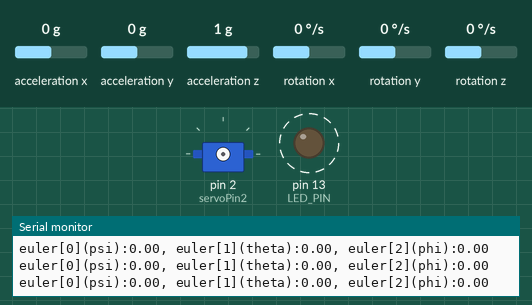
Bench run of a sketch on a simulated Arduino Uno, built with avr-gcc and run on an emulated ATmega328P. On the bench: servo, output pins drawn as LEDs (lit = HIGH), the last lines printed to the serial monitor. Dashed ring = blinking. The inputs (shaded band) are chosen by the test bench; at power-on: acceleration x 0 g, acceleration y 0 g, acceleration z 1 g, rotation x 0 °/s, rotation y 0 °/s, rotation z 0 °/s. The sensor or clock chip raises its interrupt line as the real part does.

Above: at 7.7 s.
7.8 s: acceleration x set to -0.2 g
10.8 s: acceleration x set to -0.5 g
At 11.7 s:
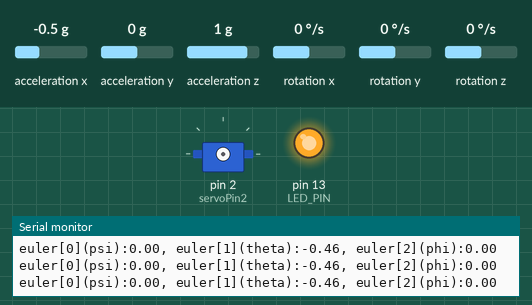
12.3 s: acceleration x set to 0 g
At 15.2 s:
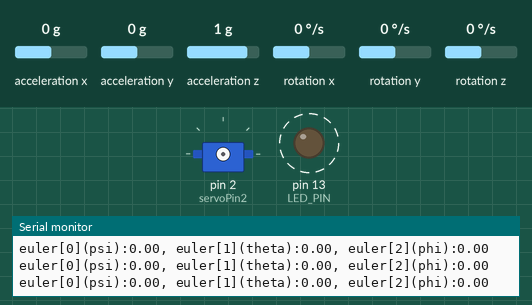
15.3 s: acceleration x set to -1.4 g
At 16.3 s:
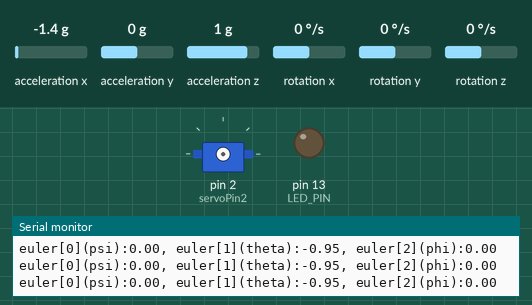
Timing chart, 0 to 17.8 s (numbered marks = the images above; inputs shaded):
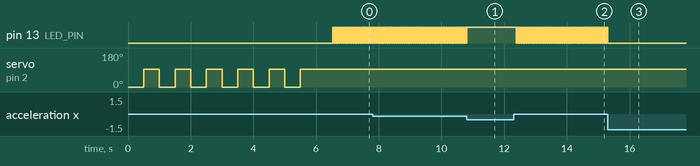

Measured:
- the behaviour switches between -0.3 and -0.4 g on acceleration x (found by bisection; images 0 and 1)
- after the input at 10.8 s, pin 13 (LED_PIN): goes on until 10.8 s, then stays HIGH
- after the input at 12.3 s, pin 13 (LED_PIN): alternates HIGH for 0.01 s and LOW for 0.01 s, starting after 0.08 s
- after the input at 15.3 s, pin 13 (LED_PIN): goes on until 15.3 s, then stays LOW
- by itself, pin 13 (LED_PIN): alternates HIGH for 0.01 s and LOW for 0.01 s

The sketch:

MPU6050.ino
```cpp
// I2C device class (I2Cdev) demonstration Arduino sketch for MPU6050 class using DMP (MotionApps v2.0)
// 6/21/2012 by Jeff Rowberg <jeff@rowberg.net>
// Updates should (hopefully) always be available at https://github.com/jrowberg/i2cdevlib

// I2Cdev and MPU6050 must be installed as libraries, or else the .cpp/.h files
// for both classes must be in the include path of your project
#include "I2Cdev.h"
#include <Servo.h>
#include <stdio.h>
#include "MPU6050_6Axis_MotionApps20.h"
//#include "MPU6050.h" // not necessary if using MotionApps include file

// Arduino Wire library is required if I2Cdev I2CDEV_ARDUINO_WIRE implementation
// is used in I2Cdev.h
#if I2CDEV_IMPLEMENTATION == I2CDEV_ARDUINO_WIRE
#include "Wire.h"
#endif

// class default I2C address is 0x68
// specific I2C addresses may be passed as a parameter here
// AD0 low = 0x68 (default for SparkFun breakout and InvenSense evaluation board)
// AD0 high = 0x69
MPU6050 mpu;
//MPU6050 mpu(0x69); // <-- use for AD0 high

/* =========================================================================
 NOTE: In addition to connection 3.3v, GND, SDA, and SCL, this sketch
 depends on the MPU-6050's INT pin being connected to the Arduino's
 external interrupt #0 pin. On the Arduino Uno and Mega 2560, this is
 digital I/O pin 2.
 * ========================================================================= */

// uncomment "OUTPUT_READABLE_QUATERNION" if you want to see the actual
// quaternion components in a [w, x, y, z] format (not best for parsing
// on a remote host such as Processing or something though)
//#define OUTPUT_READABLE_QUATERNION
// uncomment "OUTPUT_READABLE_EULER" if you want to see Euler angles
// (in degrees) calculated from the quaternions coming from the FIFO.
// Note that Euler angles suffer from gimbal lock (for more info, see
// http://en.wikipedia.org/wiki/Gimbal_lock)
#define OUTPUT_READABLE_EULER

// uncomment "OUTPUT_READABLE_YAWPITCHROLL" if you want to see the yaw/
// pitch/roll angles (in degrees) calculated from the quaternions coming
// from the FIFO. Note this also requires gravity vector calculations.
// Also note that yaw/pitch/roll angles suffer from gimbal lock (for
// more info, see: http://en.wikipedia.org/wiki/Gimbal_lock)
//#define OUTPUT_READABLE_YAWPITCHROLL

// uncomment "OUTPUT_READABLE_REALACCEL" if you want to see acceleration
// components with gravity removed. This acceleration reference frame is
// not compensated for orientation, so +X is always +X according to the
// sensor, just without the effects of gravity. If you want acceleration
// compensated for orientation, us OUTPUT_READABLE_WORLDACCEL instead.
//#define OUTPUT_READABLE_REALACCEL

// uncomment "OUTPUT_READABLE_WORLDACCEL" if you want to see acceleration
// components with gravity removed and adjusted for the world frame of
// reference (yaw is relative to initial orientation, since no magnetometer
// is present in this case). Could be quite handy in some cases.
//#define OUTPUT_READABLE_WORLDACCEL

// uncomment "OUTPUT_TEAPOT" if you want output that matches the
// format used for the InvenSense teapot demo
//#define OUTPUT_TEAPOT

#define LED_PIN 13 // (Arduino is 13, Teensy is 11, Teensy++ is 6)
bool blinkState = false;

// MPU control/status vars
bool dmpReady = false;  // set true if DMP init was successful
uint8_t mpuIntStatus;   // holds actual interrupt status byte from MPU
uint8_t devStatus; // return status after each device operation (0 = success, !0 = error)
uint16_t packetSize;    // expected DMP packet size (default is 42 bytes)
uint16_t fifoCount;     // count of all bytes currently in FIFO
uint8_t fifoBuffer[64]; // FIFO storage buffer

// orientation/motion vars
Quaternion quaternion;           // [w, x, y, z]         quaternion container
VectorInt16 gyro;       //gyro sensor measurements
VectorInt16 aa;         // [x, y, z]            accel sensor measurements
VectorInt16 aaReal; // [x, y, z]            gravity-free accel sensor measurements
VectorInt16 aaWorld; // [x, y, z]            world-frame accel sensor measurements
VectorFloat gravity;    // [x, y, z]            gravity vector
float euler[3];         // [psi, theta, phi]    Euler angle container
float ypr[3]; // [yaw, pitch, roll]   yaw/pitch/roll container and gravity vector

// packet structure for InvenSense teapot demo
uint8_t teapotPacket[14] = { '$', 0x02, 0, 0, 0, 0, 0, 0, 0, 0, 0x00, 0x00,
    '\r', '\n' };

// ================================================================
// ===               INTERRUPT DETECTION ROUTINE                ===
// ================================================================

volatile bool mpuInterrupt = false; // indicates whether MPU interrupt pin has gone high
void dmpDataReady() {
  mpuInterrupt = true;
}

// ================================================================
// ===                      INITIAL SETUP                       ===
// ================================================================
byte servoPin2 = 2;
byte servoPin3 = 3;
byte servoPin4 = 4;
byte servoPin5 = 5;
byte servoPin6 = 6;
byte servoPin7 = 7;
Servo servoLeft;
Servo servoRight;
// F/B ~front/back    H/V ~Horizontal/Vertical
Servo servoFH;
Servo servoBH;
Servo servoFV;
Servo servoBV;

void setup() {

  setupServo(servoLeft, servoPin2);
  setupServo(servoRight, servoPin3);
  setupServo(servoFH, servoPin4);
  setupServo(servoBH, servoPin5);
  setupServo(servoFV, servoPin6);
  setupServo(servoBV, servoPin7);

  // join I2C bus (I2Cdev library doesn't do this automatically)
#if I2CDEV_IMPLEMENTATION == I2CDEV_ARDUINO_WIRE
  Wire.begin();
  TWBR = 24; // 400kHz I2C clock (200kHz if CPU is 8MHz)
#elif I2CDEV_IMPLEMENTATION == I2CDEV_BUILTIN_FASTWIRE
      Fastwire::setup(400, true);
#endif

  // initialize serial communication
  // (115200 chosen because it is required for Teapot Demo output, but it's
  // really up to you depending on your project)
  Serial.begin(115200);
  while (!Serial)
    ; // wait for Leonardo enumeration, others continue immediately

  // NOTE: 8MHz or slower host processors, like the Teensy @ 3.3v or Ardunio
  // Pro Mini running at 3.3v, cannot handle this baud rate reliably due to
  // the baud timing being too misaligned with processor ticks. You must use
  // 38400 or slower in these cases, or use some kind of external separate
  // crystal solution for the UART timer.

  // initialize device
  Serial.println(F("Initializing I2C devices..."));
  mpu.initialize();

  // verify connection
  Serial.println(F("Testing device connections..."));
  Serial.println(
      mpu.testConnection() ?
          F("MPU6050 connection successful") :
          F("MPU6050 connection failed"));

  // wait for ready
  Serial.println(
      F("\nSend any character to begin DMP programming and demo: "));
//    while (Serial.available() && Serial.read()); // empty buffer
//    while (!Serial.available());                 // wait for data
//    while (Serial.available() && Serial.read()); // empty buffer again

  // load and configure the DMP
  Serial.println(F("Initializing DMP..."));
  devStatus = mpu.dmpInitialize();

  // supply your own gyro offsets here, scaled for min sensitivity
  mpu.setXGyroOffset(220);
  mpu.setYGyroOffset(76);
  mpu.setZGyroOffset(-85);
  mpu.setZAccelOffset(1788); // 1688 factory default for my test chip

  // make sure it worked (returns 0 if so)
  if (devStatus == 0) {
    // turn on the DMP, now that it's ready
    Serial.println(F("Enabling DMP..."));
    mpu.setDMPEnabled(true);

    // enable Arduino interrupt detection
    Serial.println(
        F(
            "Enabling interrupt detection (Arduino external interrupt 0)..."));
    attachInterrupt(2, dmpDataReady, RISING);
    mpuIntStatus = mpu.getIntStatus();

    // set our DMP Ready flag so the main loop() function knows it's okay to use it
    Serial.println(F("DMP ready! Waiting for first interrupt..."));
    dmpReady = true;

    // get expected DMP packet size for later comparison
    packetSize = mpu.dmpGetFIFOPacketSize();
  } else {
    // ERROR!
    // 1 = initial memory load failed
    // 2 = DMP configuration updates failed
    // (if it's going to break, usually the code will be 1)
    Serial.print(F("DMP Initialization failed (code "));
    Serial.print(devStatus);
    Serial.println(F(")"));
  }

  // configure LED for output
  pinMode(LED_PIN, OUTPUT);
}

int lastError = 0;

// ================================================================
// ===                    MAIN PROGRAM LOOP                     ===
// ================================================================
int oldGyro[3]; //old gyro  //////////////////////////////////////*******************
int newGyro[3];

int acc[3];
int oldR[3] = { aa.x, aa.y, aa.z }; // old results
int newR[3];
int oldAccAngleX = 0;
int oldAccAngleY = 0;
float t_then = 0;

void ensureDmpReady() {
  // if programming failed, don't try to do anything
  if (!dmpReady)
    return;

  // wait for MPU interrupt or extra packet(s) available
  while (!mpuInterrupt && fifoCount < packetSize) {
    // other program behavior stuff here
    // .
    // .
    // .
    // if you are really paranoid you can frequently test in between other
    // stuff to see if mpuInterrupt is true, and if so, "break;" from the
    // while() loop to immediately process the MPU data
    // .
    // .
    // .
  }

  // reset interrupt flag and get INT_STATUS byte
  mpuInterrupt = false;
  mpuIntStatus = mpu.getIntStatus();

  // get current FIFO count
  fifoCount = mpu.getFIFOCount();
}
void loop() {
  ensureDmpReady(); // ensure dump ready

  // check for overflow (this should never happen unless our code is too inefficient)
  if ((mpuIntStatus & 0x10) || fifoCount == 1024) {
    // reset so we can continue cleanly
    mpu.resetFIFO();
    Serial.println(F("FIFO overflow!"));

    // otherwise, check for DMP data ready interrupt (this should happen frequently)
  } else if (mpuIntStatus & 0x02) {
    handleDmpDataInterrupt();
  }
}

void handleDmpDataInterrupt() {
      // wait for correct available data length, should be a VERY short wait
    while (fifoCount < packetSize)
      fifoCount = mpu.getFIFOCount();

    // read a packet from FIFO
    mpu.getFIFOBytes(fifoBuffer, packetSize);

    // track FIFO count here in case there is > 1 packet available
    // (this lets us immediately read more without waiting for an interrupt)
    fifoCount -= packetSize;
#ifdef OUTPUT_READABLE_EULER
    // display Euler angles in degrees
    mpu.dmpGetQuaternion(&quaternion, fifoBuffer);
    mpu.dmpGetEuler(euler, &quaternion); // set the data for euler var

    Serial.print("euler[0](psi):");
    Serial.print(euler[0]);
    Serial.print(", euler[1](theta):");
    Serial.print(euler[1]);
    Serial.print(", euler[2](phi):");
    Serial.println(euler[2]);

    if(euler[1] > 0.3) {
      servoFV.writeMicroseconds(1575);
      servoBV.writeMicroseconds(1425);
      delay(250);
      return;
    }

    if(euler[1] < -0.3) {
      servoFV.writeMicroseconds(1425);
      servoBV.writeMicroseconds(1575);
      delay(250);
      return;
    }

    if(euler[2] > 0.3 || euler[2] < -0.3) {
      servoFV.writeMicroseconds(1500);
      servoBV.writeMicroseconds(1500);
      delay(1000);
      return;
    }

    // use camera controls!

#endif
    // blink LED to indicate activity
    blinkState = !blinkState;
    digitalWrite(LED_PIN, blinkState);
}

void setupServo(Servo servo, int pin) {
  // attach to pin, with small delay and send init status
  servo.attach(pin);
  servo.writeMicroseconds(500);
  delay(500);

  servo.writeMicroseconds(1500); // init for ESC.
  delay(500);
}
```
